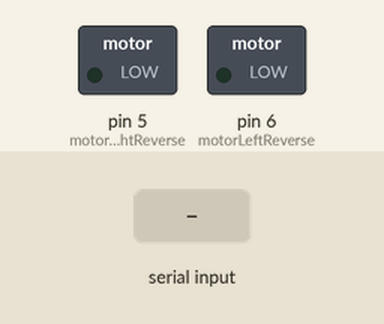
Bench run of a sketch on a simulated Arduino Uno, built with avr-gcc and run on an emulated ATmega328P. Shown: switched loads named in the sketch (green lamp = pin HIGH). Inputs (shaded band) come from the test bench. What the sketch prints to the serial monitor is not drawn.

Above: at 1.2 s.
1.3 s: "90,45\n" received over Serial
At 2.1 s:
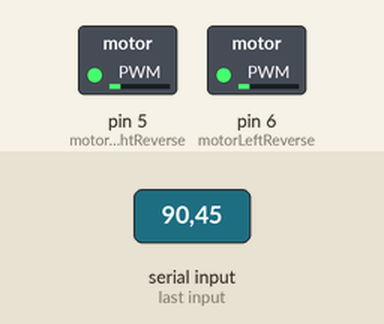
3.8 s: "30,150\n" received over Serial
At 4.6 s:
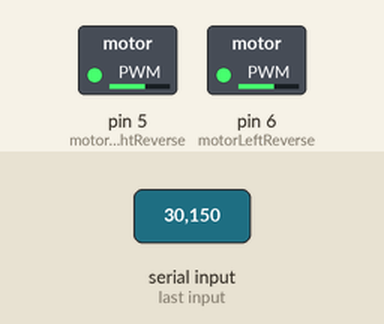
6.3 s: "200\n" received over Serial
At 7.1 s:
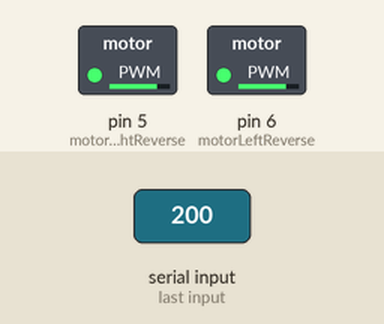
Timing chart, 0 to 9.3 s (numbered marks = the images above; inputs shaded):
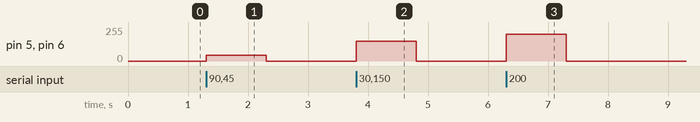

Measured:
- after the input at 1.3 s, pin 5 (motorRightReverse), pin 6 (motorLeftReverse): 0/255 → 45/255 at once, → 0/255 1.0 s later
- after the input at 3.8 s, pin 5 (motorRightReverse), pin 6 (motorLeftReverse): 0/255 → 150/255 at once, → 0/255 1.0 s later
- after the input at 6.3 s, pin 5 (motorRightReverse), pin 6 (motorLeftReverse): 0/255 → 200/255 at once, → 0/255 1.0 s later

The sketch:

MotorSerialForwardReverse.ino
```cpp
//int motorRightForward = 11;
int motorRightReverse = 5;
//int motorLeftForward = 12;
int motorLeftReverse = 6;

void setup(){
//  pinMode(motorRightForward, OUTPUT);
  pinMode(motorRightReverse, OUTPUT);
  //pinMode(motorLeftForward, OUTPUT);
  pinMode(motorLeftReverse, OUTPUT);
  Serial.begin(9600);
  while(! Serial);
  Serial.println("Speed 0 to 255");
  }

  void loop(){
    if (Serial.available())
    {
      int speed = Serial.parseInt();
      if (speed >= 0 && speed <= 255)
      {
        //analogWrite(motorLeftForward, speed);
        analogWrite(motorLeftReverse, speed);
        //analogWrite(motorRightForward, speed);
        analogWrite(motorRightReverse, speed);
        }
      }
    }
```
